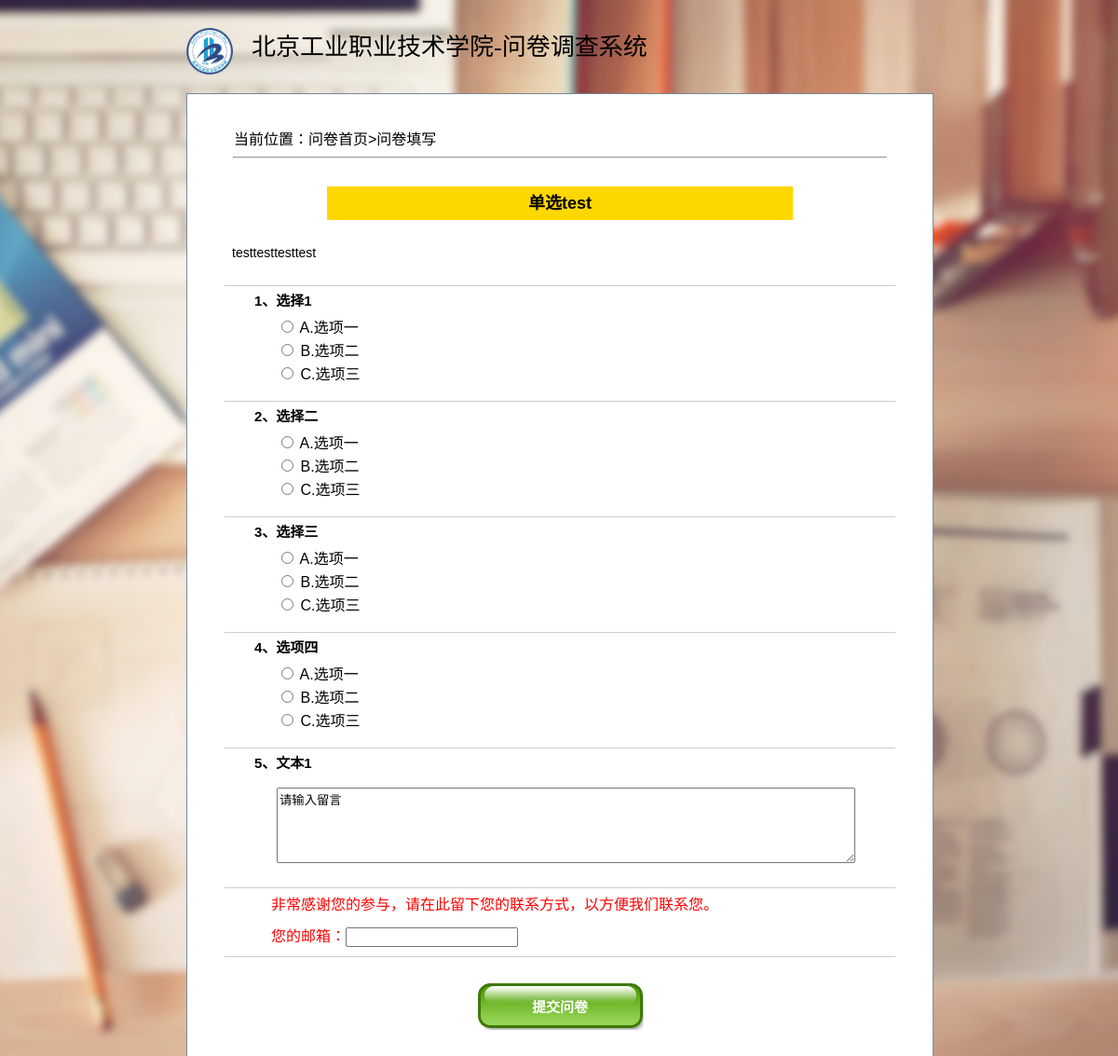
The app's page /surveyview.php?surid=3 (signed in) with its own data.
### tables this page shows
CREATE TABLE `tb_survey` (
  `SurId` int(11) NOT NULL,
  `title` varchar(100) NOT NULL,
  `times` int(11) NOT NULL,
  `description` varchar(100) NOT NULL
);

CREATE TABLE `tb_question` (
  `QueId` int(11) NOT NULL,
  `SurId` int(11) NOT NULL,
  `Type` varchar(100) NOT NULL,
  `Title` varchar(100) NOT NULL
);

CREATE TABLE `tb_answer` (
  `AnsId` int(11) NOT NULL,
  `SurId` int(11) NOT NULL,
  `QueId` int(11) NOT NULL,
  `Content` varchar(500) NOT NULL,
  `Times` int(11) NOT NULL
);

### surveyview.php (the view, shortened to what this page needs)
<?php
 include_once("conn/config.php");
 $surid=$_GET[surid];
 $survey=mysql_query("select * from tb_survey where SurId='$surid'");
 $survey_arr=mysql_fetch_array($survey);
 $survey_name=$survey_arr[title];
 $survey_desc=$survey_arr[description];
?>
<html>
<head>
<link href="css/style.css" rel="stylesheet" type="text/css" />
</head>
<body>
    <div class="container">
        <div class="blank"></div>
            <div class="header">
                <div class="logo"><img src="images/logo.png"/></div>
                <div class="header-title">北京工业职业技术学院-问卷调查系统</div>
            </div>
            <div class="main">
                <div class="blank"></div>
                <div class="location">
		            当前位置：问卷首页>问卷填写
	            </div>
            <hr></hr>
           <div class="title">
                <h1><?php echo $survey_name ?></h1>
                <p><?php echo $survey_desc ?></p>
           </div>
          <div class="content">
                	<form action='surveysave.php?surid=<?php echo $surid; ?>' method='post' >
		<?php
			$question=mysql_query("SELECT * FROM tb_question WHERE SurId= '$surid' ORDER by QueId");
			$i=1;
			while($question_arr = mysql_fetch_array($question)){
				$j='A';
				if($question_arr[Type]!="textarea"){
					echo "<dl id='tm{$i}'> <dt><b> {$i}、{$question_arr[Title]}</b></dt> ";
				$answer=mysql_query("SELECT * FROM tb_answer WHERE QueId= '$question_arr[QueId]' ORDER by AnsId");
				if($question_arr[Type]=="radio"){
					while($answer_arr=mysql_fetch_array($answer)){
						echo "<dd> <input id='atm{$i}' type='$question_arr[Type]' name='q$question_arr[QueId]' value='$answer_arr[Content]'> {$j}.{$answer_arr[Content]}  </dd> ";
						$j++;
					}
					$i++;
				}
				echo "</dl>";
				}
			}
            $question=mysql_query("SELECT * FROM tb_question WHERE SurId= '$surid' ORDER by QueId");
            while($question_arr = mysql_fetch_array($question)){
                    if($question_arr[Type]=="textarea"){
                        echo "<dl id='tm{$i}'> <dt><b> {$i}、{$question_arr[Title]}</b></dt> ";
					 echo "<dd><textarea name='note' class='notebook' cols='75' rows='5'>请输入留言</textarea></dd></dl>";
					 $i++;
				}
            }
		?>
		<p style='border-top:#ccc solid 1px;padding-top:10px;'>非常感谢您的参与，请在此留下您的联系方式，以方便我们联系您。<br/></p>
		<p style='border-bottom:#ccc solid 1px;padding-bottom:10px;'>您的邮箱：<input type='note' name='mail' onblur='mailcheck()' id='mail'/></p>
		<div class='submit'><input type='submit' value='提交问卷' name='submit'/></div>
		</form>
           </div>
            </div>
    </div>
</body>
</html>

### css/style.css (style rules this page uses)
html,body { width:100%; height:100% }
body { font-family:Arial,Verdana, sans-serif, Helvetica;background:#f4f5eb;color:#000; }
body { padding:0; margin:0; background:url(../images/bg.png) fixed center center no-repeat;background-size: cover; width: 100%; }
body,html { height:100%;width:100%;margin:0 auto;text-align:left;font-size:16px; }
.header { width:100%;height:53px;background:url(images/header.gif); }
.main { width:auto;height:auto;border:1px solid #b4b4b4;background:#fff;margin-bottom:20px; }
.location { margin:20px 50px 0px; }
.title { width:auto; margin:30px auto 10px;border-bottom:none; }
.title h1 { margin:0 auto;text-align:center; width:500px; font-size:18px;line-height:2em;background-color:gold; }
.title p { line-height:20px;font-size:14px;text-align:left;text-indent:2em;padding:5px;margin:20px 15px 0; }
.content { width:90%;margin:20px auto 10px;text-align:left;border-top:none; }
.content dl dt { text-indent:2em; border-top:#ccc solid 1px;line-height:2em; }
.content dl b { font-size:15px;text-indent:1em; }
.content dl dd { text-indent:1em;line-height:25px; }
.content p { line-height:1em;color:red;padding-left:50px;text-align:left; }
.submit { text-align:center;padding:10px 0; }
.submit input { margin-bottom:20px;color:#fff;font-size:15px;font-weight:bold;cursor:pointer;border:0;background:url(../images/button.jpg) 0 0 repeat-x;width:179px;height:52px; }
.notebook { position:relative; margin:10px 0; }
.container { width: 800px; height: auto; margin: 0 auto; }
.blank { width: 800px; height: 30px; }
.header { width: 800px; height: 70px; }
.logo { width: 70px; height: 100px; float: left; }
.logo img { width: 50px; height: 50px; }
.header-title { width: 700px; height: 50px; line-height: 42px; float: left; font-size: 26px; font-family: 微软雅黑; }
.main { width: 800px; margin: 0 auto; height: auto; border: 1px solid lightslategray; }
.location { width: 700px; }
.main hr { width: 700px; }
.main .blank { width: 800px; height: 15px; }
img { border:none; }

### records on screen
tb_survey: title "单选test", description "testtesttesttest"
tb_question: i "1", Title "选择1"
tb_answer: Content "选项一"
tb_answer: Content "选项二"
tb_answer: Content "选项三"
tb_question: i "2", Title "选择二"
tb_answer: Content "选项一"
tb_answer: Content "选项二"
tb_answer: Content "选项三"
tb_question: i "3", Title "选择三"
tb_answer: Content "选项一"
tb_answer: Content "选项二"
tb_answer: Content "选项三"
tb_question: i "4", Title "选项四"
tb_answer: Content "选项一"
tb_answer: Content "选项二"
tb_answer: Content "选项三"
tb_question: Title "文本1"
